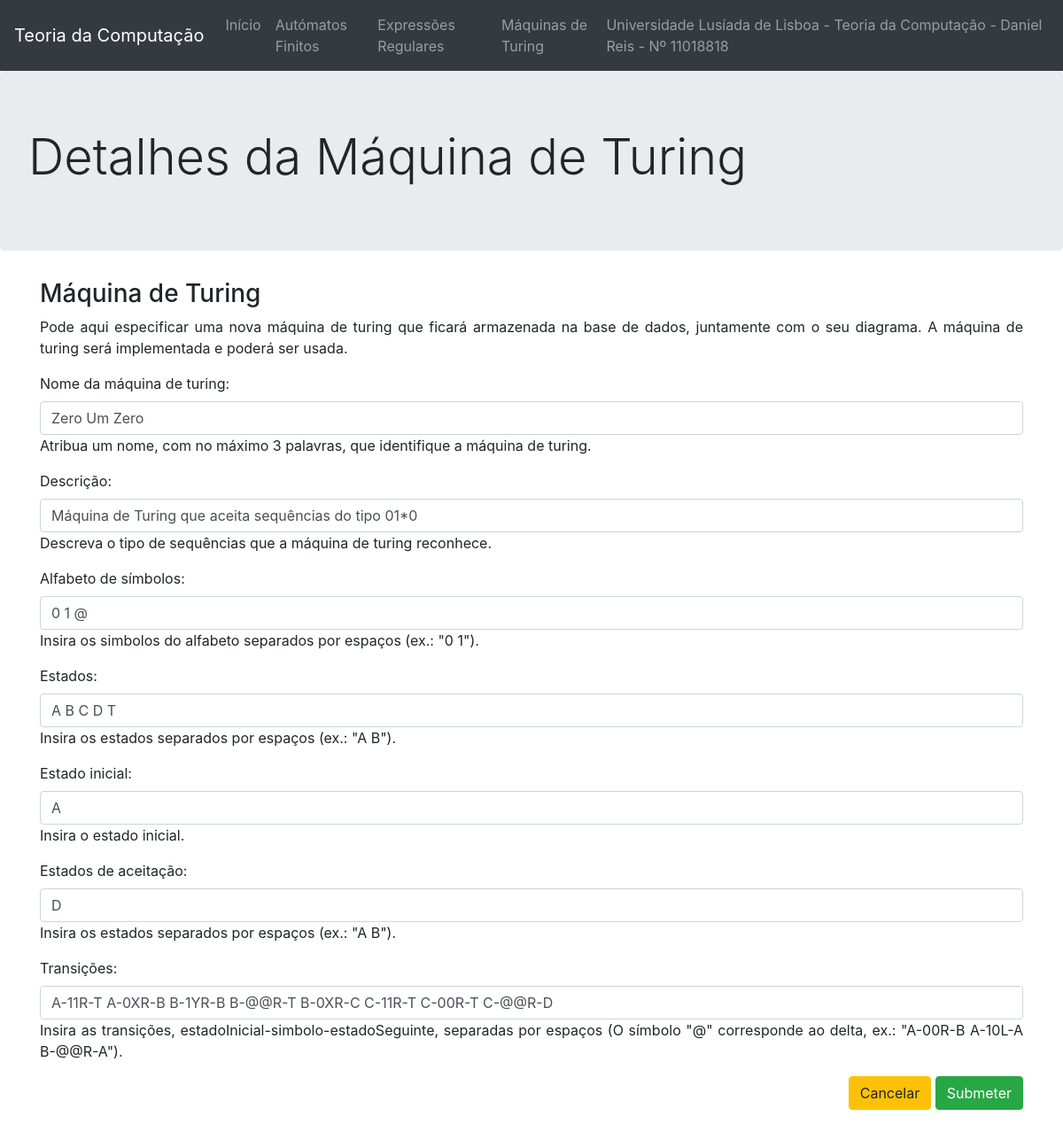
Screenshot of /editarMaquina/6 with the database file from the repository.
### website/models.py (models this page shows, shortened)
class MaquinaTuring(models.Model):
    nome = models.CharField(max_length=100)
    descricao = models.CharField(max_length=100)
    alfabeto = models.CharField(max_length=100)
    estados = models.CharField(max_length=100)
    estadoInicial = models.CharField(max_length=100)
    estadosAceitacao = models.CharField(max_length=100)
    dicTransicoes = models.CharField(max_length=1000)
    diagrama = models.CharField(max_length=100)
    sequenciaFinal = models.CharField(max_length=100)
    filename = models.CharField(max_length=100)

### website/views.py (the view, shortened to what this page needs)
# urls.py: path('editarMaquina/<int:maquina_id>', views.editarMaquina, name='editarMaquina'),
def editarMaquina(request, maquina_id):
    instance = MaquinaTuring.objects.get(id=maquina_id)
    form = FormMaquinaTuring(request.POST or None, instance=instance)
    context = {'form': form, 'maquina_id': maquina_id}
    return render(request, 'website/editarMaquina.html', context)

### website/templates/website/editarMaquina.html (shortened to what this page needs)
{% extends 'website/layout.html' %}
{% block jumbotron %}
<div class="jumbotron">
    <h1 class="display-4">Detalhes da Máquina de Turing</h1>
</div>
{% endblock %}
{% block main %}
<main class="container text-justify">
    <h3>Máquina de Turing</h3>
    <p>Pode aqui especificar uma nova máquina de turing que ficará armazenada na base de dados, juntamente com o seu diagrama. A máquina de turing será implementada e poderá ser usada.</p>
    <form class="form-group" action="{% url 'website:editarMaquina' maquina_id %}" method="POST">
        {{ form.as_p }}
        <div class="text-right">
            <a href="{% url 'website:maquinasTuring' %}" role="button" class="btn btn-warning">Cancelar</a>
            <input type="submit" class="btn btn-success" value="Submeter">
        </div>
    </form>
</main>
{% endblock %}

### rows the page displays
MaquinaTuring: nome "Zero Um Zero", descricao "Máquina de Turing que aceita sequências do tipo 01*0", alfabeto "0 1 @", estados "A B C D T", estadoInicial "A", estadosAceitacao "D", dicTransicoes "A-11R-T A-0XR-B B-1YR-B B-@@R-T B-0XR-C C-11R-T C-00R-T C-@@R-D"
